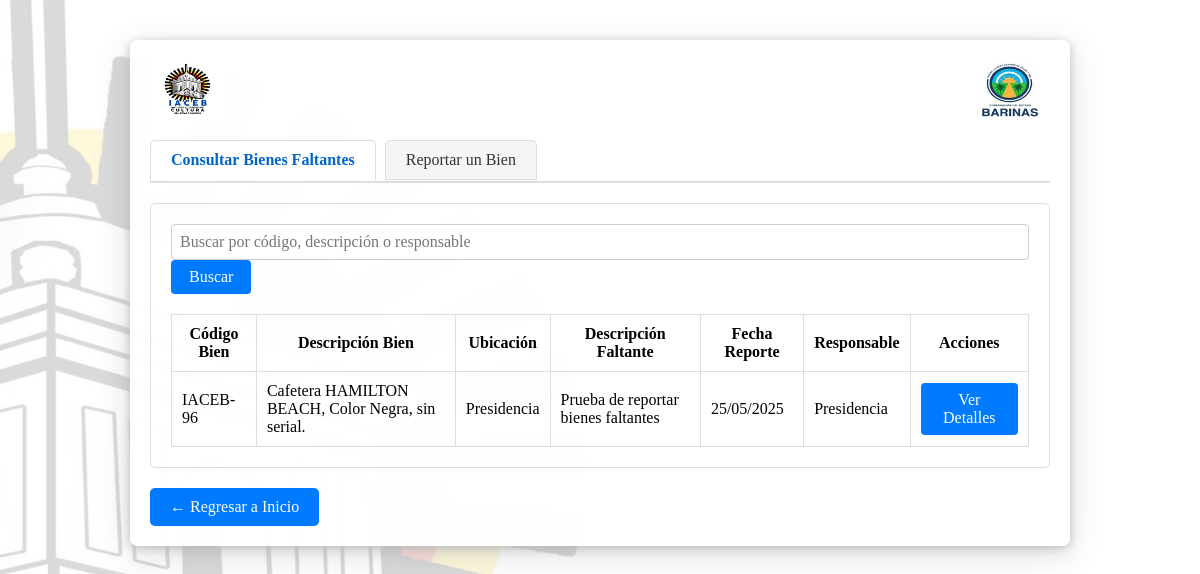
Page /reportar_faltante.php on the committed database.
### tables this page shows
CREATE TABLE `faltantes` (
  `id` int(11) NOT NULL,
  `bien_id` int(11) NOT NULL,
  `fecha_reporte` date NOT NULL,
  `cantidad_faltante` int(11) NOT NULL,
  `causa_probable` text DEFAULT NULL,
  `investigacion` text DEFAULT NULL
);

CREATE TABLE `bienes_publicos` (
  `id` int(11) NOT NULL,
  `codigo_unico` varchar(50) NOT NULL,
  `tipo_bien` enum('Mueble','Inmueble') NOT NULL,
  `subcategoria` varchar(100) DEFAULT NULL,
  `descripcion` text NOT NULL,
  `fecha_adquisicion` date NOT NULL,
  `precio_adquisicion` decimal(12,2) DEFAULT NULL,
  `estado_conservacion` enum('Optimo','Regular','Deteriorado') NOT NULL,
  `ubicacion` varchar(100) DEFAULT NULL,
  `responsable_patrimonial` varchar(255) NOT NULL,
  `notas` text DEFAULT NULL,
  `documento_soporte` varchar(255) DEFAULT NULL,
  `cantidad` int(11) DEFAULT 1,
  `estado` varchar(20) DEFAULT 'Incorporado'
);

### reportar_faltante.php (the view, shortened to what this page needs)
<?php
$con = conectar();
$error = '';
$success = '';
$resultados = [];
$accion = isset($_GET['accion']) ? $_GET['accion'] : 'consulta';
if ($accion == 'consulta') {
    if ($_SERVER["REQUEST_METHOD"] == "GET" && isset($_GET['busqueda']) && trim($_GET['busqueda']) !== '') {
        $busqueda = trim(mysqli_real_escape_string($con, $_GET['busqueda']));
        $sql = "SELECT f.id, b.codigo_unico, b.descripcion AS desc_bien, b.ubicacion, f.causa_probable AS desc_faltante, f.fecha_reporte, f.investigacion AS responsable
                FROM faltantes f
                JOIN bienes_publicos b ON f.bien_id = b.id
                WHERE (b.codigo_unico LIKE '%$busqueda%' OR b.descripcion LIKE '%$busqueda%' OR f.investigacion LIKE '%$busqueda%')
                ORDER BY f.fecha_reporte DESC";
    } else {
        $sql = "SELECT f.id, b.codigo_unico, b.descripcion AS desc_bien, b.ubicacion, f.causa_probable AS desc_faltante, f.fecha_reporte, f.investigacion AS responsable
                FROM faltantes f
                JOIN bienes_publicos b ON f.bien_id = b.id
                ORDER BY f.fecha_reporte DESC";
    }
    $resultados = mysqli_query($con, $sql);
}
$bienes = [];
$sql_bienes = "SELECT id, codigo_unico, descripcion FROM bienes_publicos ORDER BY codigo_unico ASC";
$res_bienes = mysqli_query($con, $sql_bienes);
while ($b = mysqli_fetch_assoc($res_bienes)) {
    $bienes[] = $b;
}
?>
<!DOCTYPE html>
<html>
<head>
    <link rel="stylesheet" type="text/css" href="style.css">
</head>
<body>
<div class="container">
    <div style="display:flex;justify-content:space-between;align-items:center;margin-bottom:20px;">
        <img src="logo_iaceb.png" alt="Logo IACEB" style="height:60px;">
        <img src="logo_barinas.png" alt="Logo Barinas" style="height:60px;">
    </div>
    <div class="menu-interno">
        <a href="?accion=consulta" class="<?= $accion == 'consulta' ? 'activo' : '' ?>">Consultar Bienes Faltantes</a>
        <a href="?accion=reportar" class="<?= $accion == 'reportar' ? 'activo' : '' ?>">Reportar un Bien</a>
    </div>
    <div class="seccion-contenido">
        <?php if ($accion == 'reportar'): ?>
            <?php if ($error): ?>
                <div class="error"><?= $error ?></div>
            <?php endif; ?>
            <?php if ($success): ?>
                <div class="success"><?= $success ?></div>
            <?php endif; ?>
            <form id="form-reportar-faltante">
                <table class="form-table">
                    <tr>
                        <td><label for="bien_id">Bien registrado:</label></td>
                        <td>
                            <select name="bien_id" id="bien_id" required>
                                <option value="">Seleccione un bien</option>
                                <?php foreach ($bienes as $b): ?>
                                    <option value="<?= $b['id'] ?>">
                                        <?= htmlspecialchars($b['codigo_unico']) ?> - <?= htmlspecialchars(substr($b['descripcion'],0,60)) ?>
                                    </option>
                                <?php endforeach; ?>
                            </select>
                        </td>
                    </tr>
                    <tr>
                        <td><label for="descripcion">Descripción del Faltante:</label></td>
                        <td><textarea name="descripcion" id="descripcion" required></textarea></td>
                    </tr>
                    <tr>
                        <td><label for="responsable">Responsable:</label></td>
                        <td><input type="text" name="responsable" id="responsable" required></td>
                    </tr>
                    <tr>
                        <td colspan="2" style="text-align:center;">
                            <button type="button" onclick="abrirModalClaveAccion()">Reportar</button>
                        </td>
                    </tr>
                </table>
            </form>
        <?php else: ?>
            <form method="GET" class="search-box">
                <input type="text" name="busqueda" placeholder="Buscar por código, descripción o responsable" value="<?= isset($_GET['busqueda']) ? htmlspecialchars($_GET['busqueda']) : '' ?>">
                <button type="submit" name="buscar">Buscar</button>
            </form>
            <?php if (!empty($resultados) && mysqli_num_rows($resultados) > 0): ?>
            <table class="results-table">
                <tr>
                    <th>Código Bien</th>
                    <th>Descripción Bien</th>
                    <th>Ubicación</th>
                    <th>Descripción Faltante</th>
                    <th>Fecha Reporte</th>
                    <th>Responsable</th>
                    <th>Acciones</th>
                </tr>
                <?php while($faltante = mysqli_fetch_assoc($resultados)): ?>
                <tr>
                    <td><?= htmlspecialchars($faltante['codigo_unico']) ?></td>
                    <td><?= htmlspecialchars($faltante['desc_bien']) ?></td>
                    <td><?= htmlspecialchars($faltante['ubicacion']) ?></td>
                    <td><?= htmlspecialchars($faltante['desc_faltante']) ?></td>
                    <td><?= date('d/m/Y', strtotime($faltante['fecha_reporte'])) ?></td>
                    <td><?= htmlspecialchars($faltante['responsable']) ?></td>
                    <td>
                        <button type="button" class="btn" onclick="window.location.href='?accion=consulta&ver=<?= $faltante['id'] ?>'">Ver Detalles</button>
                    </td>
                </tr>
                <?php endwhile; ?>
            </table>
            <?php else: ?>
            <p>No se encontraron bienes faltantes.</p>
            <?php endif; ?>
        <?php endif; ?>
    </div>
    <a href="Inicio.php" class="back-button">← Regresar a Inicio</a>
</div>
</body>
</html>

### style.css (style rules this page uses)
body { font-family: Arial, sans-serif; font-size: 15px; }
* { font-family: inherit !important; font-size: inherit !important; }

### reportar_faltante.php (style rules this page uses)
body { font-family: Arial, sans-serif; margin: 0; padding: 0; background-color: #f5f5f5; background-image: url('fondo_barinas.png'); background-repeat: no-repeat; background-position: center center; background-size: cover; }
.container { max-width: 900px; width: 95%; margin: 40px auto 30px auto; padding: 20px; background: rgba(255,255,255,0.97); border-radius: 8px; box-shadow: 0 8px 32px rgba(44,62,80,0.18), 0 2px 10px #ccc; }
.menu-interno { margin-bottom: 20px; border-bottom: 2px solid #ddd; }
.menu-interno a { display: inline-block; padding: 10px 20px; text-decoration: none; color: #333; border: 1px solid #ddd; margin-right: 5px; border-radius: 5px 5px 0 0; background: #f5f5f5; }
.menu-interno a.activo { background: #fff; border-bottom: 2px solid #fff; color: #0066cc; font-weight: bold; }
.seccion-contenido { border: 1px solid #ddd; padding: 20px; border-radius: 5px; }
.search-box { margin-bottom: 20px; }
.results-table { width: 100%; border-collapse: collapse; margin-top: 20px; }
.results-table th, .results-table td { padding: 10px; border: 1px solid #ddd; }
.back-button { margin-top: 20px; display: inline-block; padding: 10px 20px; background-color: #007bff; color: white; text-decoration: none; border-radius: 5px; font-size: 14px; }
button, .results-table button { background-color: #007bff; color: white; border: none; padding: 8px 18px; border-radius: 4px; cursor: pointer; font-size: 15px; transition: background 0.2s; }
input[type="text"], textarea, select { width: 100%; padding: 8px; border-radius: 4px; border: 1px solid #ccc; box-sizing: border-box; }

### rows in the picture
faltantes: bien.codigo_unico "IACEB-96", bien.descripcion "Cafetera HAMILTON BEACH, Color Negra, sin serial.", bien.ubicacion "Presidencia", causa_probable "Prueba de reportar bienes faltantes", fecha_reporte "25/05/2025", investigacion "Presidencia"
